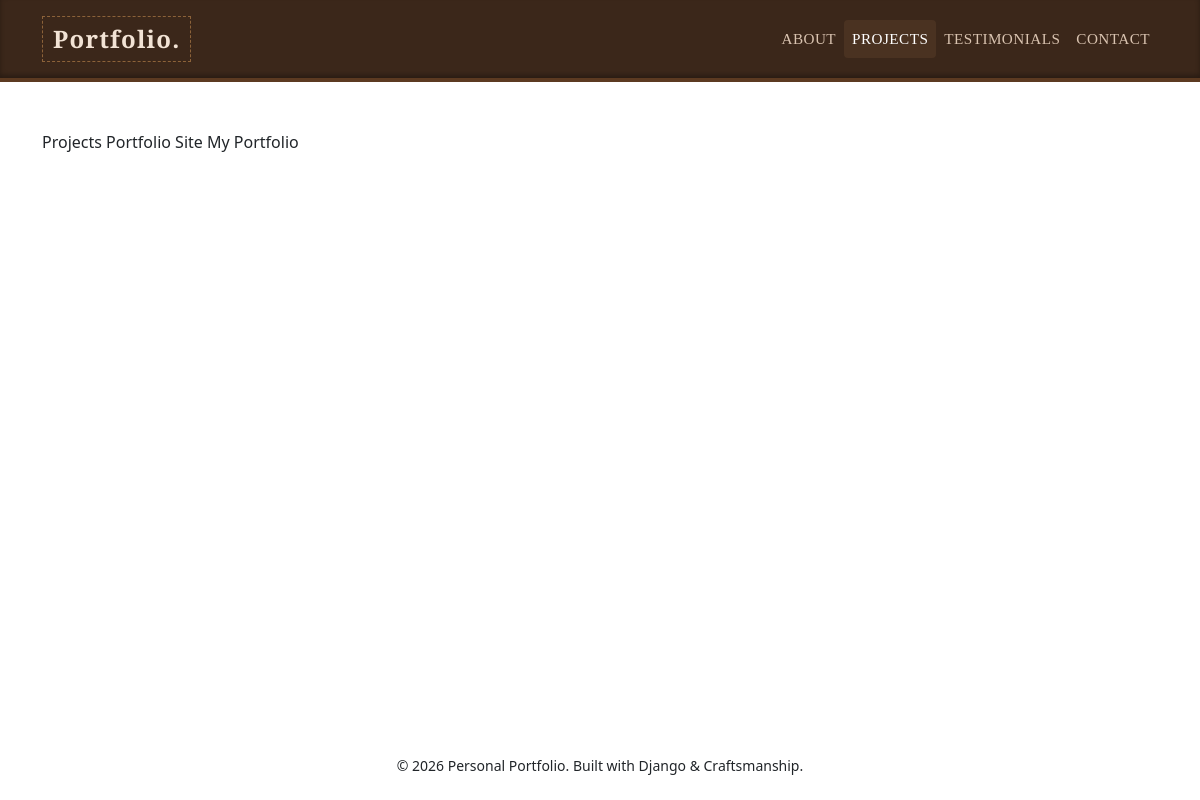
The page /projects/ on the database as committed earlier.
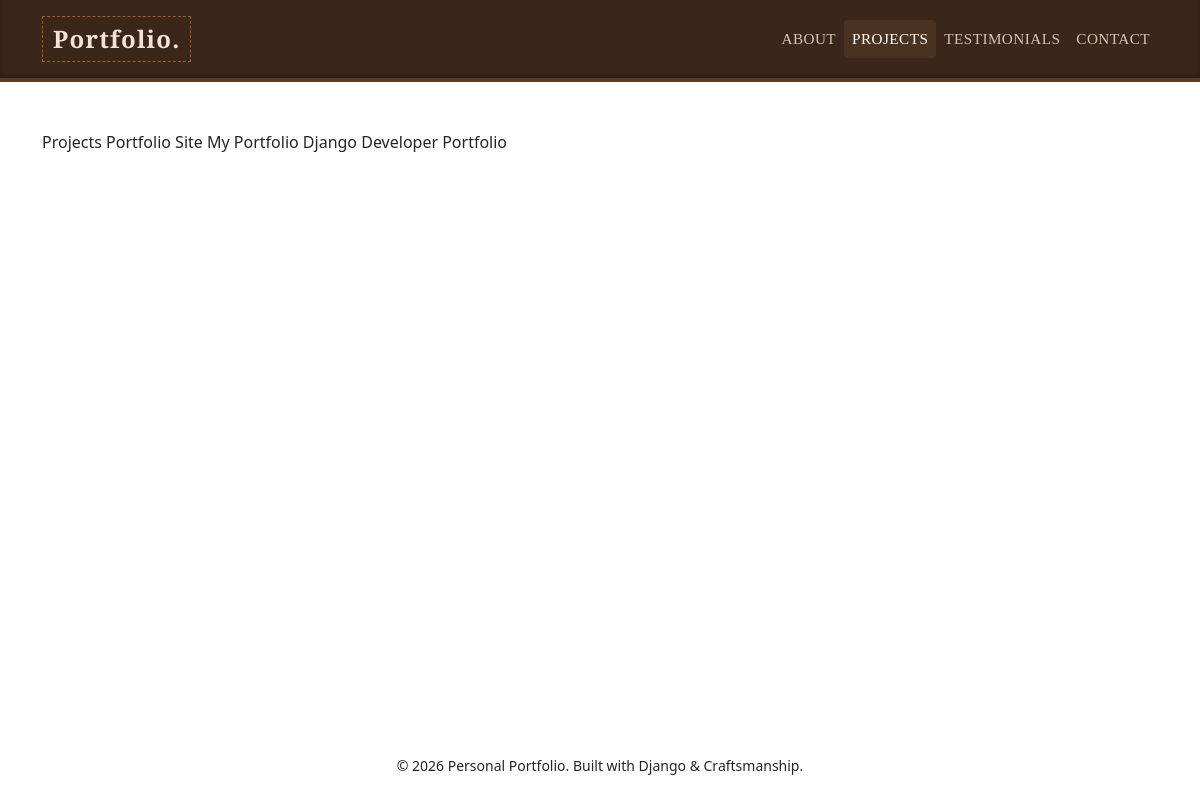
The same page on the database as committed later.
### main_app/models.py (models this page shows, shortened)
class Project(models.Model):
    project_name = models.CharField(max_length=200)
    description = models.TextField()
    tech_stacks = models.ManyToManyField(TechStack, related_name='projects')
    link = models.URLField(blank=True, null=True)

### main_app/views.py (the view)
# urls.py: path('projects/', views.list_view, name='project_list'),
def list_view(request):
    projects = Project.objects.all()
    return render(request, 'main_app/project_list.html', {'projects': projects})

### main_app/templates/main_app/project_list.html
{% extends 'main_app/base.html' %}
{% block content %}
Projects
    {% for project in projects %}
                {{ project.project_name }}
    {% empty %}
        No projects available.
    {% endfor %}
{% endblock %}

Rows that differ between the two databases and show on the page:
added Project: project_name "Django Developer Portfolio"
